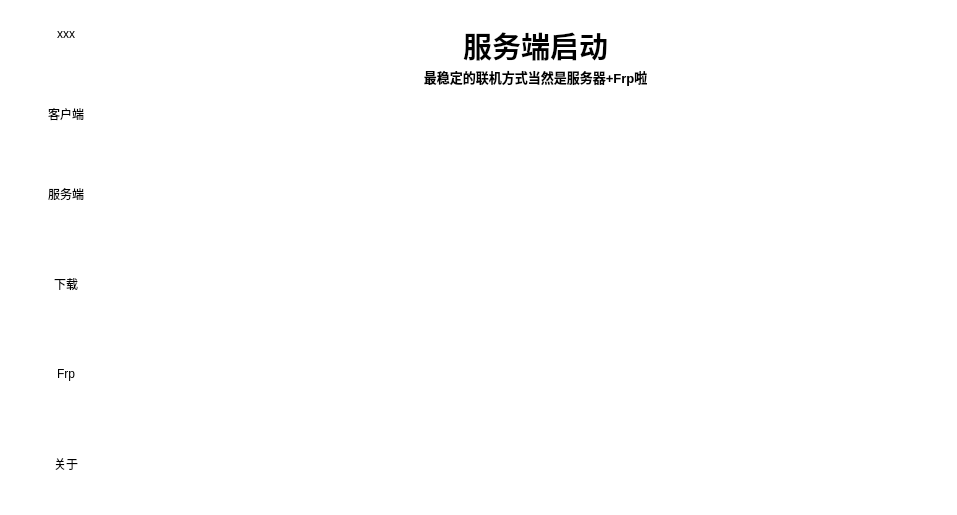
<?xml version="1.0" encoding="UTF-8"?>
<ui version="4.0">
 <class>MainWindow</class>
 <widget class="QMainWindow" name="MainWindow">
  <property name="geometry">
   <rect>
    <x>0</x>
    <y>0</y>
    <width>957</width>
    <height>515</height>
   </rect>
  </property>
  <property name="windowTitle">
   <string>MainWindow</string>
  </property>
  <property name="styleSheet">
   <string notr="true">border-radius:30px;background-color:white</string>
  </property>
  <widget class="QWidget" name="centralwidget">
   <widget class="QPushButton" name="closeButton">
    <property name="geometry">
     <rect>
      <x>912</x>
      <y>10</y>
      <width>20</width>
      <height>20</height>
     </rect>
    </property>
    <property name="styleSheet">
     <string notr="true">QPushButton::normal{border-image:url(:/Button_image/close.png);}
QPushButton::hover{border-image:url(:/Button_image/close1.png);}QPushButton::pressed{border-image:url(:/Button_image/close2.png);}</string>
    </property>
    <property name="text">
     <string/>
    </property>
   </widget>
   <widget class="QPushButton" name="minButton">
    <property name="geometry">
     <rect>
      <x>912</x>
      <y>10</y>
      <width>20</width>
      <height>20</height>
     </rect>
    </property>
    <property name="text">
     <string/>
    </property>
   </widget>
   <widget class="QPushButton" name="pushButton">
    <property name="geometry">
     <rect>
      <x>20</x>
      <y>20</y>
      <width>92</width>
      <height>28</height>
     </rect>
    </property>
    <property name="text">
     <string>xxx</string>
    </property>
   </widget>
   <widget class="QPushButton" name="clientpageButton">
    <property name="geometry">
     <rect>
      <x>20</x>
      <y>100</y>
      <width>92</width>
      <height>28</height>
     </rect>
    </property>
    <property name="text">
     <string>客户端</string>
    </property>
   </widget>
   <widget class="QPushButton" name="serverpageButton">
    <property name="geometry">
     <rect>
      <x>20</x>
      <y>180</y>
      <width>92</width>
      <height>28</height>
     </rect>
    </property>
    <property name="text">
     <string>服务端</string>
    </property>
   </widget>
   <widget class="QPushButton" name="downloadpageButton">
    <property name="geometry">
     <rect>
      <x>20</x>
      <y>270</y>
      <width>92</width>
      <height>28</height>
     </rect>
    </property>
    <property name="text">
     <string>下载</string>
    </property>
   </widget>
   <widget class="QPushButton" name="natpageButton">
    <property name="geometry">
     <rect>
      <x>20</x>
      <y>360</y>
      <width>92</width>
      <height>28</height>
     </rect>
    </property>
    <property name="text">
     <string>Frp</string>
    </property>
   </widget>
   <widget class="QPushButton" name="otherpageButton">
    <property name="geometry">
     <rect>
      <x>20</x>
      <y>450</y>
      <width>92</width>
      <height>28</height>
     </rect>
    </property>
    <property name="text">
     <string>关于</string>
    </property>
   </widget>
   <widget class="QStackedWidget" name="stackedWidget">
    <property name="geometry">
     <rect>
      <x>120</x>
      <y>10</y>
      <width>731</width>
      <height>471</height>
     </rect>
    </property>
    <property name="currentIndex">
     <number>2</number>
    </property>
    <widget class="QWidget" name="page">
     <widget class="QTextBrowser" name="textBrowser">
      <property name="geometry">
       <rect>
        <x>170</x>
        <y>180</y>
        <width>256</width>
        <height>192</height>
       </rect>
      </property>
      <property name="html">
       <string>&lt;!DOCTYPE HTML PUBLIC &quot;-//W3C//DTD HTML 4.0//EN&quot; &quot;http://www.w3.org/TR/REC-html40/strict.dtd&quot;&gt;
&lt;html&gt;&lt;head&gt;&lt;meta name=&quot;qrichtext&quot; content=&quot;1&quot; /&gt;&lt;meta charset=&quot;utf-8&quot; /&gt;&lt;style type=&quot;text/css&quot;&gt;
p, li { white-space: pre-wrap; }
hr { height: 1px; border-width: 0; }
li.unchecked::marker { content: &quot;\2610&quot;; }
li.checked::marker { content: &quot;\2612&quot;; }
&lt;/style&gt;&lt;/head&gt;&lt;body style=&quot; font-family:'Microsoft YaHei UI'; font-size:9pt; font-weight:400; font-style:normal;&quot;&gt;
&lt;p style=&quot; margin-top:0px; margin-bottom:0px; margin-left:0px; margin-right:0px; -qt-block-indent:0; text-indent:0px;&quot;&gt;&lt;span style=&quot; font-size:22pt; font-weight:700;&quot;&gt;？？？啥都没有！&lt;/span&gt;&lt;/p&gt;&lt;/body&gt;&lt;/html&gt;</string>
      </property>
     </widget>
    </widget>
    <widget class="QWidget" name="page_2">
     <widget class="QTextBrowser" name="textBrowser_7">
      <property name="geometry">
       <rect>
        <x>270</x>
        <y>10</y>
        <width>281</width>
        <height>81</height>
       </rect>
      </property>
      <property name="toolTip">
       <string>&lt;html&gt;&lt;head/&gt;&lt;body&gt;&lt;p&gt;我的世界，启动！&lt;/p&gt;&lt;/body&gt;&lt;/html&gt;</string>
      </property>
      <property name="html">
       <string>&lt;!DOCTYPE HTML PUBLIC &quot;-//W3C//DTD HTML 4.0//EN&quot; &quot;http://www.w3.org/TR/REC-html40/strict.dtd&quot;&gt;
&lt;html&gt;&lt;head&gt;&lt;meta name=&quot;qrichtext&quot; content=&quot;1&quot; /&gt;&lt;meta charset=&quot;utf-8&quot; /&gt;&lt;style type=&quot;text/css&quot;&gt;
p, li { white-space: pre-wrap; }
hr { height: 1px; border-width: 0; }
li.unchecked::marker { content: &quot;\2610&quot;; }
li.checked::marker { content: &quot;\2612&quot;; }
&lt;/style&gt;&lt;/head&gt;&lt;body style=&quot; font-family:'Microsoft YaHei UI'; font-size:9pt; font-weight:400; font-style:normal;&quot;&gt;
&lt;p align=&quot;center&quot; style=&quot; margin-top:0px; margin-bottom:0px; margin-left:0px; margin-right:0px; -qt-block-indent:0; text-indent:0px;&quot;&gt;&lt;span style=&quot; font-size:22pt; font-weight:700;&quot;&gt;客户端启动&lt;/span&gt;&lt;/p&gt;
&lt;p align=&quot;center&quot; style=&quot; margin-top:0px; margin-bottom:0px; margin-left:0px; margin-right:0px; -qt-block-indent:0; text-indent:0px;&quot;&gt;&lt;span style=&quot; font-size:10pt; font-weight:700;&quot;&gt;你必须启动客户端以游玩我的世界&lt;/span&gt;&lt;/p&gt;&lt;/body&gt;&lt;/html&gt;</string>
      </property>
     </widget>
    </widget>
    <widget class="QWidget" name="page_3">
     <widget class="QTextBrowser" name="textBrowser_8">
      <property name="geometry">
       <rect>
        <x>260</x>
        <y>10</y>
        <width>311</width>
        <height>81</height>
       </rect>
      </property>
      <property name="toolTip">
       <string>&lt;html&gt;&lt;head/&gt;&lt;body&gt;&lt;p&gt;联机，开始！（TNT放得越多友情越深哦！）&lt;/p&gt;&lt;/body&gt;&lt;/html&gt;</string>
      </property>
      <property name="html">
       <string>&lt;!DOCTYPE HTML PUBLIC &quot;-//W3C//DTD HTML 4.0//EN&quot; &quot;http://www.w3.org/TR/REC-html40/strict.dtd&quot;&gt;
&lt;html&gt;&lt;head&gt;&lt;meta name=&quot;qrichtext&quot; content=&quot;1&quot; /&gt;&lt;meta charset=&quot;utf-8&quot; /&gt;&lt;style type=&quot;text/css&quot;&gt;
p, li { white-space: pre-wrap; }
hr { height: 1px; border-width: 0; }
li.unchecked::marker { content: &quot;\2610&quot;; }
li.checked::marker { content: &quot;\2612&quot;; }
&lt;/style&gt;&lt;/head&gt;&lt;body style=&quot; font-family:'Microsoft YaHei UI'; font-size:9pt; font-weight:400; font-style:normal;&quot;&gt;
&lt;p align=&quot;center&quot; style=&quot; margin-top:0px; margin-bottom:0px; margin-left:0px; margin-right:0px; -qt-block-indent:0; text-indent:0px;&quot;&gt;&lt;span style=&quot; font-size:22pt; font-weight:700;&quot;&gt;服务端启动&lt;/span&gt;&lt;/p&gt;
&lt;p align=&quot;center&quot; style=&quot; margin-top:0px; margin-bottom:0px; margin-left:0px; margin-right:0px; -qt-block-indent:0; text-indent:0px;&quot;&gt;&lt;span style=&quot; font-size:10pt; font-weight:700;&quot;&gt;最稳定的联机方式当然是服务器+Frp啦&lt;/span&gt;&lt;/p&gt;&lt;/body&gt;&lt;/html&gt;</string>
      </property>
     </widget>
    </widget>
    <widget class="QWidget" name="page_4">
     <widget class="QPushButton" name="serverdownloadButton">
      <property name="geometry">
       <rect>
        <x>370</x>
        <y>210</y>
        <width>92</width>
        <height>28</height>
       </rect>
      </property>
      <property name="toolTip">
       <string>&lt;html&gt;&lt;head/&gt;&lt;body&gt;&lt;p&gt;打开服务端下载页面&lt;/p&gt;&lt;/body&gt;&lt;/html&gt;</string>
      </property>
      <property name="text">
       <string>服务端</string>
      </property>
     </widget>
     <widget class="QPushButton" name="clientdownloadButton">
      <property name="geometry">
       <rect>
        <x>370</x>
        <y>140</y>
        <width>92</width>
        <height>28</height>
       </rect>
      </property>
      <property name="toolTip">
       <string>&lt;html&gt;&lt;head/&gt;&lt;body&gt;&lt;p&gt;打开客户端下载页面&lt;/p&gt;&lt;/body&gt;&lt;/html&gt;</string>
      </property>
      <property name="text">
       <string>客户端</string>
      </property>
     </widget>
     <widget class="QPushButton" name="moddownloadButton">
      <property name="geometry">
       <rect>
        <x>370</x>
        <y>280</y>
        <width>92</width>
        <height>28</height>
       </rect>
      </property>
      <property name="toolTip">
       <string>&lt;html&gt;&lt;head/&gt;&lt;body&gt;&lt;p&gt;打开模组下载页面&lt;/p&gt;&lt;/body&gt;&lt;/html&gt;</string>
      </property>
      <property name="text">
       <string>模组</string>
      </property>
     </widget>
     <widget class="QPushButton" name="plugdownloadButton">
      <property name="geometry">
       <rect>
        <x>370</x>
        <y>370</y>
        <width>92</width>
        <height>28</height>
       </rect>
      </property>
      <property name="toolTip">
       <string>&lt;html&gt;&lt;head/&gt;&lt;body&gt;&lt;p&gt;打开插件下载页面&lt;/p&gt;&lt;/body&gt;&lt;/html&gt;</string>
      </property>
      <property name="text">
       <string>插件</string>
      </property>
     </widget>
     <widget class="QLabel" name="download">
      <property name="geometry">
       <rect>
        <x>350</x>
        <y>10</y>
        <width>91</width>
        <height>51</height>
       </rect>
      </property>
      <property name="text">
       <string>&lt;html&gt;&lt;head/&gt;&lt;body&gt;&lt;p align=&quot;center&quot;&gt;&lt;span style=&quot; font-size:26pt; font-weight:700;&quot;&gt;下载&lt;/span&gt;&lt;/p&gt;&lt;/body&gt;&lt;/html&gt;</string>
      </property>
     </widget>
     <widget class="QLabel" name="downloadrec">
      <property name="geometry">
       <rect>
        <x>160</x>
        <y>70</y>
        <width>451</width>
        <height>31</height>
       </rect>
      </property>
      <property name="text">
       <string>&lt;html&gt;&lt;head/&gt;&lt;body&gt;&lt;p align=&quot;center&quot;&gt;&lt;span style=&quot; font-size:14pt; font-weight:700;&quot;&gt;下载各种资源！在设置中更改下载源（API）&lt;/span&gt;&lt;/p&gt;&lt;/body&gt;&lt;/html&gt;</string>
      </property>
     </widget>
    </widget>
    <widget class="QWidget" name="page_5">
     <widget class="QTextBrowser" name="textBrowser_9">
      <property name="geometry">
       <rect>
        <x>190</x>
        <y>10</y>
        <width>471</width>
        <height>91</height>
       </rect>
      </property>
      <property name="toolTip">
       <string>&lt;html&gt;&lt;head/&gt;&lt;body&gt;&lt;p&gt;暂时没有完工&lt;/p&gt;&lt;/body&gt;&lt;/html&gt;</string>
      </property>
      <property name="html">
       <string>&lt;!DOCTYPE HTML PUBLIC &quot;-//W3C//DTD HTML 4.0//EN&quot; &quot;http://www.w3.org/TR/REC-html40/strict.dtd&quot;&gt;
&lt;html&gt;&lt;head&gt;&lt;meta name=&quot;qrichtext&quot; content=&quot;1&quot; /&gt;&lt;meta charset=&quot;utf-8&quot; /&gt;&lt;style type=&quot;text/css&quot;&gt;
p, li { white-space: pre-wrap; }
hr { height: 1px; border-width: 0; }
li.unchecked::marker { content: &quot;\2610&quot;; }
li.checked::marker { content: &quot;\2612&quot;; }
&lt;/style&gt;&lt;/head&gt;&lt;body style=&quot; font-family:'Microsoft YaHei UI'; font-size:9pt; font-weight:400; font-style:normal;&quot;&gt;
&lt;p align=&quot;center&quot; style=&quot; margin-top:0px; margin-bottom:0px; margin-left:0px; margin-right:0px; -qt-block-indent:0; text-indent:0px;&quot;&gt;&lt;span style=&quot; font-size:22pt; font-weight:700;&quot;&gt;内网穿透&lt;/span&gt;&lt;/p&gt;
&lt;p align=&quot;center&quot; style=&quot; margin-top:0px; margin-bottom:0px; margin-left:0px; margin-right:0px; -qt-block-indent:0; text-indent:0px;&quot;&gt;&lt;span style=&quot; font-size:10pt; font-weight:700;&quot;&gt;如果你使用Ipv4与外网伙伴联机，那这大概是唯一一种方案&lt;/span&gt;&lt;/p&gt;&lt;/body&gt;&lt;/html&gt;</string>
      </property>
     </widget>
    </widget>
    <widget class="QWidget" name="page_6">
     <widget class="QTextBrowser" name="textBrowser_10">
      <property name="geometry">
       <rect>
        <x>290</x>
        <y>10</y>
        <width>241</width>
        <height>91</height>
       </rect>
      </property>
      <property name="toolTip">
       <string>&lt;html&gt;&lt;head/&gt;&lt;body&gt;&lt;p&gt;要不？捐给我点马内？&lt;/p&gt;&lt;/body&gt;&lt;/html&gt;</string>
      </property>
      <property name="html">
       <string>&lt;!DOCTYPE HTML PUBLIC &quot;-//W3C//DTD HTML 4.0//EN&quot; &quot;http://www.w3.org/TR/REC-html40/strict.dtd&quot;&gt;
&lt;html&gt;&lt;head&gt;&lt;meta name=&quot;qrichtext&quot; content=&quot;1&quot; /&gt;&lt;meta charset=&quot;utf-8&quot; /&gt;&lt;style type=&quot;text/css&quot;&gt;
p, li { white-space: pre-wrap; }
hr { height: 1px; border-width: 0; }
li.unchecked::marker { content: &quot;\2610&quot;; }
li.checked::marker { content: &quot;\2612&quot;; }
&lt;/style&gt;&lt;/head&gt;&lt;body style=&quot; font-family:'Microsoft YaHei UI'; font-size:9pt; font-weight:400; font-style:normal;&quot;&gt;
&lt;p align=&quot;center&quot; style=&quot; margin-top:0px; margin-bottom:0px; margin-left:0px; margin-right:0px; -qt-block-indent:0; text-indent:0px;&quot;&gt;&lt;span style=&quot; font-size:22pt; font-weight:700;&quot;&gt;关于&lt;/span&gt;&lt;/p&gt;
&lt;p align=&quot;center&quot; style=&quot; margin-top:0px; margin-bottom:0px; margin-left:0px; margin-right:0px; -qt-block-indent:0; text-indent:0px;&quot;&gt;&lt;span style=&quot; font-size:10pt; font-weight:700;&quot;&gt;这是一个&lt;/span&gt;&lt;span style=&quot; font-size:16pt; font-weight:700; font-style:italic; text-decoration: underline;&quot;&gt;小学生&lt;/span&gt;&lt;span style=&quot; font-size:10pt; font-weight:700;&quot;&gt;的项目:(&lt;/span&gt;&lt;/p&gt;&lt;/body&gt;&lt;/html&gt;</string>
      </property>
     </widget>
     <widget class="QTextBrowser" name="textBrowser_11">
      <property name="geometry">
       <rect>
        <x>280</x>
        <y>170</y>
        <width>256</width>
        <height>192</height>
       </rect>
      </property>
      <property name="html">
       <string>&lt;!DOCTYPE HTML PUBLIC &quot;-//W3C//DTD HTML 4.0//EN&quot; &quot;http://www.w3.org/TR/REC-html40/strict.dtd&quot;&gt;
&lt;html&gt;&lt;head&gt;&lt;meta name=&quot;qrichtext&quot; content=&quot;1&quot; /&gt;&lt;meta charset=&quot;utf-8&quot; /&gt;&lt;style type=&quot;text/css&quot;&gt;
p, li { white-space: pre-wrap; }
hr { height: 1px; border-width: 0; }
li.unchecked::marker { content: &quot;\2610&quot;; }
li.checked::marker { content: &quot;\2612&quot;; }
&lt;/style&gt;&lt;/head&gt;&lt;body style=&quot; font-family:'Microsoft YaHei UI'; font-size:9pt; font-weight:400; font-style:normal;&quot;&gt;
&lt;p align=&quot;center&quot; style=&quot; margin-top:0px; margin-bottom:0px; margin-left:0px; margin-right:0px; -qt-block-indent:0; text-indent:0px;&quot;&gt;&lt;span style=&quot; font-size:14pt;&quot;&gt;版本号：&lt;/span&gt;&lt;span style=&quot; font-size:14pt; font-weight:700; font-style:italic; text-decoration: underline;&quot;&gt;dev&lt;/span&gt;&lt;span style=&quot; font-size:14pt;&quot;&gt;-0.0.2&lt;/span&gt;&lt;/p&gt;
&lt;p align=&quot;center&quot; style=&quot; margin-top:0px; margin-bottom:0px; margin-left:0px; margin-right:0px; -qt-block-indent:0; text-indent:0px;&quot;&gt;&lt;span style=&quot; font-size:14pt;&quot;&gt;开源协议：&lt;/span&gt;&lt;span style=&quot; font-size:14pt; font-weight:700;&quot;&gt;AGPL-3.0&lt;/span&gt;&lt;/p&gt;&lt;/body&gt;&lt;/html&gt;</string>
      </property>
     </widget>
    </widget>
    <widget class="QWidget" name="page_7">
     <widget class="QTextBrowser" name="textBrowser_3">
      <property name="geometry">
       <rect>
        <x>240</x>
        <y>10</y>
        <width>331</width>
        <height>81</height>
       </rect>
      </property>
      <property name="html">
       <string>&lt;!DOCTYPE HTML PUBLIC &quot;-//W3C//DTD HTML 4.0//EN&quot; &quot;http://www.w3.org/TR/REC-html40/strict.dtd&quot;&gt;
&lt;html&gt;&lt;head&gt;&lt;meta name=&quot;qrichtext&quot; content=&quot;1&quot; /&gt;&lt;meta charset=&quot;utf-8&quot; /&gt;&lt;style type=&quot;text/css&quot;&gt;
p, li { white-space: pre-wrap; }
hr { height: 1px; border-width: 0; }
li.unchecked::marker { content: &quot;\2610&quot;; }
li.checked::marker { content: &quot;\2612&quot;; }
&lt;/style&gt;&lt;/head&gt;&lt;body style=&quot; font-family:'Microsoft YaHei UI'; font-size:9pt; font-weight:400; font-style:normal;&quot;&gt;
&lt;p align=&quot;center&quot; style=&quot; margin-top:0px; margin-bottom:0px; margin-left:0px; margin-right:0px; -qt-block-indent:0; text-indent:0px;&quot;&gt;&lt;span style=&quot; font-size:22pt; font-weight:700;&quot;&gt;客户端下载&lt;/span&gt;&lt;/p&gt;
&lt;p align=&quot;center&quot; style=&quot; margin-top:0px; margin-bottom:0px; margin-left:0px; margin-right:0px; -qt-block-indent:0; text-indent:0px;&quot;&gt;&lt;span style=&quot; font-size:10pt; font-weight:700;&quot;&gt;在这里你可以下载客户端然后畅玩游戏:(&lt;/span&gt;&lt;/p&gt;&lt;/body&gt;&lt;/html&gt;</string>
      </property>
     </widget>
    </widget>
    <widget class="QWidget" name="page_8">
     <widget class="QTextBrowser" name="textBrowser_4">
      <property name="geometry">
       <rect>
        <x>250</x>
        <y>10</y>
        <width>321</width>
        <height>81</height>
       </rect>
      </property>
      <property name="html">
       <string>&lt;!DOCTYPE HTML PUBLIC &quot;-//W3C//DTD HTML 4.0//EN&quot; &quot;http://www.w3.org/TR/REC-html40/strict.dtd&quot;&gt;
&lt;html&gt;&lt;head&gt;&lt;meta name=&quot;qrichtext&quot; content=&quot;1&quot; /&gt;&lt;meta charset=&quot;utf-8&quot; /&gt;&lt;style type=&quot;text/css&quot;&gt;
p, li { white-space: pre-wrap; }
hr { height: 1px; border-width: 0; }
li.unchecked::marker { content: &quot;\2610&quot;; }
li.checked::marker { content: &quot;\2612&quot;; }
&lt;/style&gt;&lt;/head&gt;&lt;body style=&quot; font-family:'Microsoft YaHei UI'; font-size:9pt; font-weight:400; font-style:normal;&quot;&gt;
&lt;p align=&quot;center&quot; style=&quot; margin-top:0px; margin-bottom:0px; margin-left:0px; margin-right:0px; -qt-block-indent:0; text-indent:0px;&quot;&gt;&lt;span style=&quot; font-size:22pt; font-weight:700;&quot;&gt;服务端下载&lt;/span&gt;&lt;/p&gt;
&lt;p align=&quot;center&quot; style=&quot; margin-top:0px; margin-bottom:0px; margin-left:0px; margin-right:0px; -qt-block-indent:0; text-indent:0px;&quot;&gt;&lt;span style=&quot; font-size:10pt; font-weight:700;&quot;&gt;下载服务端和你的好基友联机吧(bushi&lt;/span&gt;&lt;/p&gt;&lt;/body&gt;&lt;/html&gt;</string>
      </property>
     </widget>
    </widget>
    <widget class="QWidget" name="page_9">
     <widget class="QTextBrowser" name="textBrowser_5">
      <property name="geometry">
       <rect>
        <x>280</x>
        <y>10</y>
        <width>281</width>
        <height>81</height>
       </rect>
      </property>
      <property name="html">
       <string>&lt;!DOCTYPE HTML PUBLIC &quot;-//W3C//DTD HTML 4.0//EN&quot; &quot;http://www.w3.org/TR/REC-html40/strict.dtd&quot;&gt;
&lt;html&gt;&lt;head&gt;&lt;meta name=&quot;qrichtext&quot; content=&quot;1&quot; /&gt;&lt;meta charset=&quot;utf-8&quot; /&gt;&lt;style type=&quot;text/css&quot;&gt;
p, li { white-space: pre-wrap; }
hr { height: 1px; border-width: 0; }
li.unchecked::marker { content: &quot;\2610&quot;; }
li.checked::marker { content: &quot;\2612&quot;; }
&lt;/style&gt;&lt;/head&gt;&lt;body style=&quot; font-family:'Microsoft YaHei UI'; font-size:9pt; font-weight:400; font-style:normal;&quot;&gt;
&lt;p align=&quot;center&quot; style=&quot; margin-top:0px; margin-bottom:0px; margin-left:0px; margin-right:0px; -qt-block-indent:0; text-indent:0px;&quot;&gt;&lt;span style=&quot; font-size:22pt; font-weight:700;&quot;&gt;模组下载&lt;/span&gt;&lt;/p&gt;
&lt;p align=&quot;center&quot; style=&quot; margin-top:0px; margin-bottom:0px; margin-left:0px; margin-right:0px; -qt-block-indent:0; text-indent:0px;&quot;&gt;&lt;span style=&quot; font-size:10pt; font-weight:700;&quot;&gt;下载模组并丰富你的游戏体验吧~&lt;/span&gt;&lt;/p&gt;&lt;/body&gt;&lt;/html&gt;</string>
      </property>
     </widget>
    </widget>
    <widget class="QWidget" name="page_10">
     <widget class="QTextBrowser" name="textBrowser_6">
      <property name="geometry">
       <rect>
        <x>120</x>
        <y>290</y>
        <width>381</width>
        <height>81</height>
       </rect>
      </property>
      <property name="html">
       <string>&lt;!DOCTYPE HTML PUBLIC &quot;-//W3C//DTD HTML 4.0//EN&quot; &quot;http://www.w3.org/TR/REC-html40/strict.dtd&quot;&gt;
&lt;html&gt;&lt;head&gt;&lt;meta name=&quot;qrichtext&quot; content=&quot;1&quot; /&gt;&lt;meta charset=&quot;utf-8&quot; /&gt;&lt;style type=&quot;text/css&quot;&gt;
p, li { white-space: pre-wrap; }
hr { height: 1px; border-width: 0; }
li.unchecked::marker { content: &quot;\2610&quot;; }
li.checked::marker { content: &quot;\2612&quot;; }
&lt;/style&gt;&lt;/head&gt;&lt;body style=&quot; font-family:'Microsoft YaHei UI'; font-size:9pt; font-weight:400; font-style:normal;&quot;&gt;
&lt;p align=&quot;center&quot; style=&quot; margin-top:0px; margin-bottom:0px; margin-left:0px; margin-right:0px; -qt-block-indent:0; text-indent:0px;&quot;&gt;&lt;span style=&quot; font-size:22pt; font-weight:700;&quot;&gt;插件下载&lt;/span&gt;&lt;/p&gt;
&lt;p align=&quot;center&quot; style=&quot; margin-top:0px; margin-bottom:0px; margin-left:0px; margin-right:0px; -qt-block-indent:0; text-indent:0px;&quot;&gt;&lt;span style=&quot; font-size:10pt; font-weight:700;&quot;&gt;下载插件并丰富你和好基友联机的体验吧(bushi&lt;/span&gt;&lt;/p&gt;&lt;/body&gt;&lt;/html&gt;</string>
      </property>
     </widget>
     <widget class="QLabel" name="pludown">
      <property name="geometry">
       <rect>
        <x>280</x>
        <y>10</y>
        <width>171</width>
        <height>61</height>
       </rect>
      </property>
      <property name="text">
       <string>&lt;html&gt;&lt;head/&gt;&lt;body&gt;&lt;p align=&quot;center&quot;&gt;&lt;span style=&quot; font-size:26pt; font-weight:700;&quot;&gt;插件下载&lt;/span&gt;&lt;/p&gt;&lt;/body&gt;&lt;/html&gt;</string>
      </property>
     </widget>
    </widget>
   </widget>
  </widget>
 </widget>
 <resources/>
 <connections/>
</ui>
